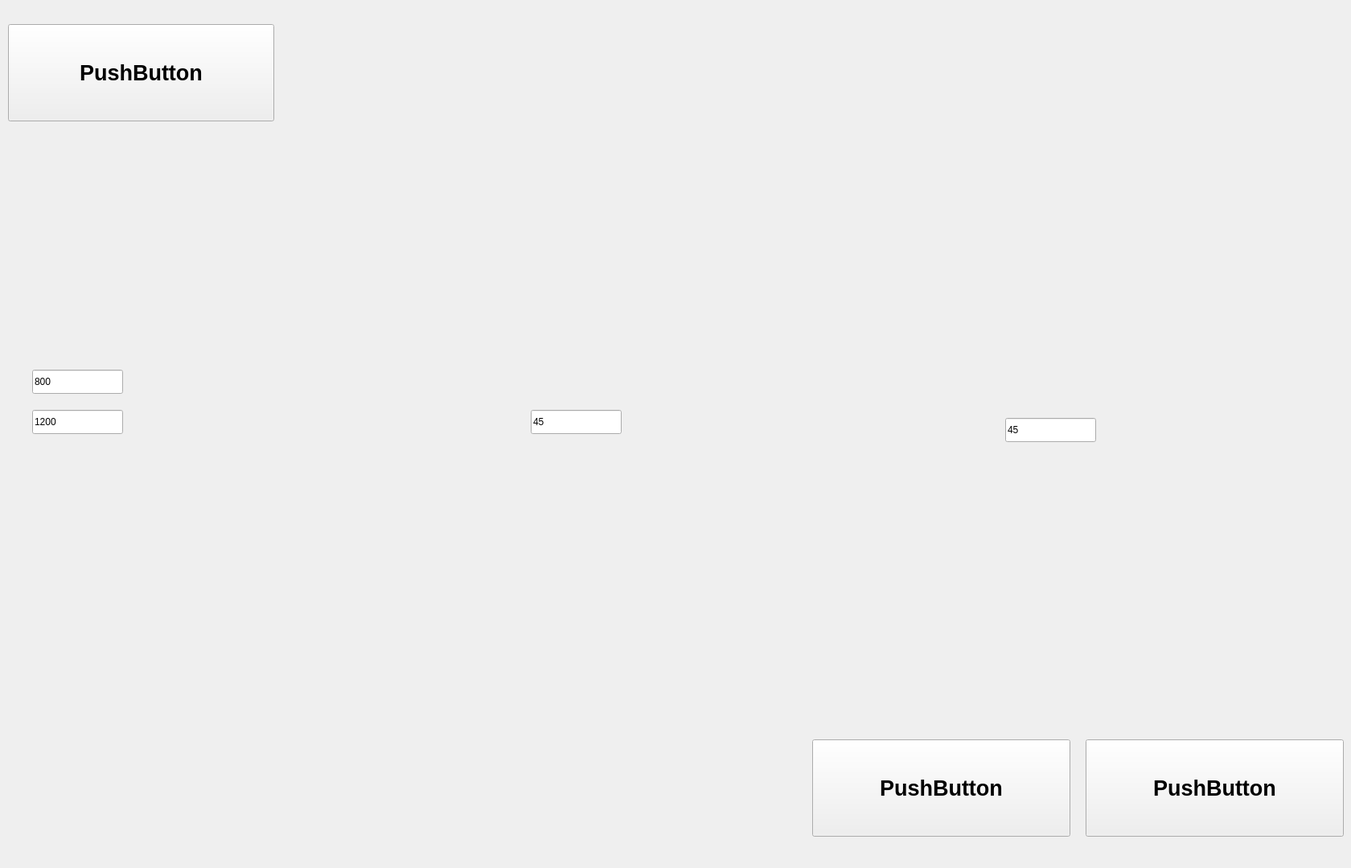
<?xml version="1.0" encoding="UTF-8"?>
<ui version="4.0">
 <class>MainWindow</class>
 <widget class="QMainWindow" name="MainWindow">
  <property name="geometry">
   <rect>
    <x>0</x>
    <y>0</y>
    <width>1680</width>
    <height>1080</height>
   </rect>
  </property>
  <property name="palette">
   <palette>
    <active>
     <colorrole role="WindowText">
      <brush brushstyle="SolidPattern">
       <color alpha="255">
        <red>0</red>
        <green>0</green>
        <blue>0</blue>
       </color>
      </brush>
     </colorrole>
     <colorrole role="Button">
      <brush brushstyle="SolidPattern">
       <color alpha="255">
        <red>255</red>
        <green>255</green>
        <blue>255</blue>
       </color>
      </brush>
     </colorrole>
     <colorrole role="Light">
      <brush brushstyle="SolidPattern">
       <color alpha="255">
        <red>255</red>
        <green>255</green>
        <blue>255</blue>
       </color>
      </brush>
     </colorrole>
     <colorrole role="Midlight">
      <brush brushstyle="SolidPattern">
       <color alpha="255">
        <red>255</red>
        <green>255</green>
        <blue>255</blue>
       </color>
      </brush>
     </colorrole>
     <colorrole role="Dark">
      <brush brushstyle="SolidPattern">
       <color alpha="255">
        <red>127</red>
        <green>127</green>
        <blue>127</blue>
       </color>
      </brush>
     </colorrole>
     <colorrole role="Mid">
      <brush brushstyle="SolidPattern">
       <color alpha="255">
        <red>170</red>
        <green>170</green>
        <blue>170</blue>
       </color>
      </brush>
     </colorrole>
     <colorrole role="Text">
      <brush brushstyle="SolidPattern">
       <color alpha="255">
        <red>0</red>
        <green>0</green>
        <blue>0</blue>
       </color>
      </brush>
     </colorrole>
     <colorrole role="BrightText">
      <brush brushstyle="SolidPattern">
       <color alpha="255">
        <red>255</red>
        <green>255</green>
        <blue>255</blue>
       </color>
      </brush>
     </colorrole>
     <colorrole role="ButtonText">
      <brush brushstyle="SolidPattern">
       <color alpha="255">
        <red>0</red>
        <green>0</green>
        <blue>0</blue>
       </color>
      </brush>
     </colorrole>
     <colorrole role="Base">
      <brush brushstyle="SolidPattern">
       <color alpha="255">
        <red>255</red>
        <green>255</green>
        <blue>255</blue>
       </color>
      </brush>
     </colorrole>
     <colorrole role="Window">
      <brush brushstyle="SolidPattern">
       <color alpha="255">
        <red>255</red>
        <green>255</green>
        <blue>255</blue>
       </color>
      </brush>
     </colorrole>
     <colorrole role="Shadow">
      <brush brushstyle="SolidPattern">
       <color alpha="255">
        <red>0</red>
        <green>0</green>
        <blue>0</blue>
       </color>
      </brush>
     </colorrole>
     <colorrole role="AlternateBase">
      <brush brushstyle="SolidPattern">
       <color alpha="255">
        <red>255</red>
        <green>255</green>
        <blue>255</blue>
       </color>
      </brush>
     </colorrole>
     <colorrole role="ToolTipBase">
      <brush brushstyle="SolidPattern">
       <color alpha="255">
        <red>255</red>
        <green>255</green>
        <blue>220</blue>
       </color>
      </brush>
     </colorrole>
     <colorrole role="ToolTipText">
      <brush brushstyle="SolidPattern">
       <color alpha="255">
        <red>0</red>
        <green>0</green>
        <blue>0</blue>
       </color>
      </brush>
     </colorrole>
     <colorrole role="PlaceholderText">
      <brush brushstyle="SolidPattern">
       <color alpha="127">
        <red>0</red>
        <green>0</green>
        <blue>0</blue>
       </color>
      </brush>
     </colorrole>
    </active>
    <inactive>
     <colorrole role="WindowText">
      <brush brushstyle="SolidPattern">
       <color alpha="255">
        <red>0</red>
        <green>0</green>
        <blue>0</blue>
       </color>
      </brush>
     </colorrole>
     <colorrole role="Button">
      <brush brushstyle="SolidPattern">
       <color alpha="255">
        <red>239</red>
        <green>239</green>
        <blue>239</blue>
       </color>
      </brush>
     </colorrole>
     <colorrole role="Light">
      <brush brushstyle="SolidPattern">
       <color alpha="255">
        <red>255</red>
        <green>255</green>
        <blue>255</blue>
       </color>
      </brush>
     </colorrole>
     <colorrole role="Midlight">
      <brush brushstyle="SolidPattern">
       <color alpha="255">
        <red>202</red>
        <green>202</green>
        <blue>202</blue>
       </color>
      </brush>
     </colorrole>
     <colorrole role="Dark">
      <brush brushstyle="SolidPattern">
       <color alpha="255">
        <red>159</red>
        <green>159</green>
        <blue>159</blue>
       </color>
      </brush>
     </colorrole>
     <colorrole role="Mid">
      <brush brushstyle="SolidPattern">
       <color alpha="255">
        <red>184</red>
        <green>184</green>
        <blue>184</blue>
       </color>
      </brush>
     </colorrole>
     <colorrole role="Text">
      <brush brushstyle="SolidPattern">
       <color alpha="255">
        <red>0</red>
        <green>0</green>
        <blue>0</blue>
       </color>
      </brush>
     </colorrole>
     <colorrole role="BrightText">
      <brush brushstyle="SolidPattern">
       <color alpha="255">
        <red>255</red>
        <green>255</green>
        <blue>255</blue>
       </color>
      </brush>
     </colorrole>
     <colorrole role="ButtonText">
      <brush brushstyle="SolidPattern">
       <color alpha="255">
        <red>0</red>
        <green>0</green>
        <blue>0</blue>
       </color>
      </brush>
     </colorrole>
     <colorrole role="Base">
      <brush brushstyle="SolidPattern">
       <color alpha="255">
        <red>255</red>
        <green>255</green>
        <blue>255</blue>
       </color>
      </brush>
     </colorrole>
     <colorrole role="Window">
      <brush brushstyle="SolidPattern">
       <color alpha="255">
        <red>239</red>
        <green>239</green>
        <blue>239</blue>
       </color>
      </brush>
     </colorrole>
     <colorrole role="Shadow">
      <brush brushstyle="SolidPattern">
       <color alpha="255">
        <red>118</red>
        <green>118</green>
        <blue>118</blue>
       </color>
      </brush>
     </colorrole>
     <colorrole role="AlternateBase">
      <brush brushstyle="SolidPattern">
       <color alpha="255">
        <red>247</red>
        <green>247</green>
        <blue>247</blue>
       </color>
      </brush>
     </colorrole>
     <colorrole role="ToolTipBase">
      <brush brushstyle="SolidPattern">
       <color alpha="255">
        <red>255</red>
        <green>255</green>
        <blue>220</blue>
       </color>
      </brush>
     </colorrole>
     <colorrole role="ToolTipText">
      <brush brushstyle="SolidPattern">
       <color alpha="255">
        <red>0</red>
        <green>0</green>
        <blue>0</blue>
       </color>
      </brush>
     </colorrole>
     <colorrole role="PlaceholderText">
      <brush brushstyle="SolidPattern">
       <color alpha="128">
        <red>0</red>
        <green>0</green>
        <blue>0</blue>
       </color>
      </brush>
     </colorrole>
    </inactive>
    <disabled>
     <colorrole role="WindowText">
      <brush brushstyle="SolidPattern">
       <color alpha="255">
        <red>127</red>
        <green>127</green>
        <blue>127</blue>
       </color>
      </brush>
     </colorrole>
     <colorrole role="Button">
      <brush brushstyle="SolidPattern">
       <color alpha="255">
        <red>255</red>
        <green>255</green>
        <blue>255</blue>
       </color>
      </brush>
     </colorrole>
     <colorrole role="Light">
      <brush brushstyle="SolidPattern">
       <color alpha="255">
        <red>255</red>
        <green>255</green>
        <blue>255</blue>
       </color>
      </brush>
     </colorrole>
     <colorrole role="Midlight">
      <brush brushstyle="SolidPattern">
       <color alpha="255">
        <red>255</red>
        <green>255</green>
        <blue>255</blue>
       </color>
      </brush>
     </colorrole>
     <colorrole role="Dark">
      <brush brushstyle="SolidPattern">
       <color alpha="255">
        <red>127</red>
        <green>127</green>
        <blue>127</blue>
       </color>
      </brush>
     </colorrole>
     <colorrole role="Mid">
      <brush brushstyle="SolidPattern">
       <color alpha="255">
        <red>170</red>
        <green>170</green>
        <blue>170</blue>
       </color>
      </brush>
     </colorrole>
     <colorrole role="Text">
      <brush brushstyle="SolidPattern">
       <color alpha="255">
        <red>127</red>
        <green>127</green>
        <blue>127</blue>
       </color>
      </brush>
     </colorrole>
     <colorrole role="BrightText">
      <brush brushstyle="SolidPattern">
       <color alpha="255">
        <red>255</red>
        <green>255</green>
        <blue>255</blue>
       </color>
      </brush>
     </colorrole>
     <colorrole role="ButtonText">
      <brush brushstyle="SolidPattern">
       <color alpha="255">
        <red>127</red>
        <green>127</green>
        <blue>127</blue>
       </color>
      </brush>
     </colorrole>
     <colorrole role="Base">
      <brush brushstyle="SolidPattern">
       <color alpha="255">
        <red>255</red>
        <green>255</green>
        <blue>255</blue>
       </color>
      </brush>
     </colorrole>
     <colorrole role="Window">
      <brush brushstyle="SolidPattern">
       <color alpha="255">
        <red>255</red>
        <green>255</green>
        <blue>255</blue>
       </color>
      </brush>
     </colorrole>
     <colorrole role="Shadow">
      <brush brushstyle="SolidPattern">
       <color alpha="255">
        <red>177</red>
        <green>177</green>
        <blue>177</blue>
       </color>
      </brush>
     </colorrole>
     <colorrole role="AlternateBase">
      <brush brushstyle="SolidPattern">
       <color alpha="255">
        <red>247</red>
        <green>247</green>
        <blue>247</blue>
       </color>
      </brush>
     </colorrole>
     <colorrole role="ToolTipBase">
      <brush brushstyle="SolidPattern">
       <color alpha="255">
        <red>255</red>
        <green>255</green>
        <blue>220</blue>
       </color>
      </brush>
     </colorrole>
     <colorrole role="ToolTipText">
      <brush brushstyle="SolidPattern">
       <color alpha="255">
        <red>0</red>
        <green>0</green>
        <blue>0</blue>
       </color>
      </brush>
     </colorrole>
     <colorrole role="PlaceholderText">
      <brush brushstyle="SolidPattern">
       <color alpha="128">
        <red>0</red>
        <green>0</green>
        <blue>0</blue>
       </color>
      </brush>
     </colorrole>
    </disabled>
   </palette>
  </property>
  <property name="font">
   <font>
    <kerning>true</kerning>
   </font>
  </property>
  <property name="windowTitle">
   <string>MainWindow</string>
  </property>
  <property name="styleSheet">
   <string notr="true"/>
  </property>
  <property name="dockOptions">
   <set>QMainWindow::AllowTabbedDocks|QMainWindow::AnimatedDocks</set>
  </property>
  <widget class="QWidget" name="centralwidget">
   <widget class="QPushButton" name="pushButton_cancel">
    <property name="geometry">
     <rect>
      <x>1350</x>
      <y>920</y>
      <width>321</width>
      <height>121</height>
     </rect>
    </property>
    <property name="palette">
     <palette>
      <active>
       <colorrole role="Button">
        <brush brushstyle="SolidPattern">
         <color alpha="255">
          <red>219</red>
          <green>253</green>
          <blue>255</blue>
         </color>
        </brush>
       </colorrole>
      </active>
      <inactive>
       <colorrole role="Button">
        <brush brushstyle="SolidPattern">
         <color alpha="255">
          <red>239</red>
          <green>239</green>
          <blue>239</blue>
         </color>
        </brush>
       </colorrole>
      </inactive>
      <disabled>
       <colorrole role="Button">
        <brush brushstyle="SolidPattern">
         <color alpha="255">
          <red>219</red>
          <green>253</green>
          <blue>255</blue>
         </color>
        </brush>
       </colorrole>
      </disabled>
     </palette>
    </property>
    <property name="font">
     <font>
      <pointsize>20</pointsize>
      <weight>75</weight>
      <bold>true</bold>
      <kerning>true</kerning>
     </font>
    </property>
    <property name="text">
     <string>PushButton</string>
    </property>
   </widget>
   <widget class="QPushButton" name="pushButton_exit">
    <property name="geometry">
     <rect>
      <x>1010</x>
      <y>920</y>
      <width>321</width>
      <height>121</height>
     </rect>
    </property>
    <property name="palette">
     <palette>
      <active>
       <colorrole role="Button">
        <brush brushstyle="SolidPattern">
         <color alpha="255">
          <red>219</red>
          <green>253</green>
          <blue>255</blue>
         </color>
        </brush>
       </colorrole>
      </active>
      <inactive>
       <colorrole role="Button">
        <brush brushstyle="SolidPattern">
         <color alpha="255">
          <red>239</red>
          <green>239</green>
          <blue>239</blue>
         </color>
        </brush>
       </colorrole>
      </inactive>
      <disabled>
       <colorrole role="Button">
        <brush brushstyle="SolidPattern">
         <color alpha="255">
          <red>219</red>
          <green>253</green>
          <blue>255</blue>
         </color>
        </brush>
       </colorrole>
      </disabled>
     </palette>
    </property>
    <property name="font">
     <font>
      <pointsize>20</pointsize>
      <weight>75</weight>
      <bold>true</bold>
      <kerning>true</kerning>
     </font>
    </property>
    <property name="text">
     <string>PushButton</string>
    </property>
   </widget>
   <widget class="QPushButton" name="pushButton_iotest">
    <property name="geometry">
     <rect>
      <x>10</x>
      <y>30</y>
      <width>331</width>
      <height>121</height>
     </rect>
    </property>
    <property name="font">
     <font>
      <pointsize>20</pointsize>
      <weight>75</weight>
      <bold>true</bold>
      <kerning>true</kerning>
     </font>
    </property>
    <property name="text">
     <string>PushButton</string>
    </property>
    <property name="flat">
     <bool>false</bool>
    </property>
   </widget>
   <widget class="QLabel" name="label_2">
    <property name="geometry">
     <rect>
      <x>30</x>
      <y>560</y>
      <width>401</width>
      <height>291</height>
     </rect>
    </property>
    <property name="text">
     <string/>
    </property>
    <property name="pixmap">
     <pixmap>../pallet1.png</pixmap>
    </property>
    <property name="scaledContents">
     <bool>true</bool>
    </property>
   </widget>
   <widget class="QLabel" name="label_3">
    <property name="geometry">
     <rect>
      <x>650</x>
      <y>560</y>
      <width>401</width>
      <height>291</height>
     </rect>
    </property>
    <property name="text">
     <string/>
    </property>
    <property name="pixmap">
     <pixmap>../pallet2.png</pixmap>
    </property>
    <property name="scaledContents">
     <bool>true</bool>
    </property>
   </widget>
   <widget class="QLabel" name="label_4">
    <property name="geometry">
     <rect>
      <x>1240</x>
      <y>560</y>
      <width>401</width>
      <height>291</height>
     </rect>
    </property>
    <property name="text">
     <string/>
    </property>
    <property name="pixmap">
     <pixmap>../pallet3.png</pixmap>
    </property>
    <property name="scaledContents">
     <bool>true</bool>
    </property>
   </widget>
   <widget class="QLineEdit" name="lineEdit">
    <property name="geometry">
     <rect>
      <x>40</x>
      <y>510</y>
      <width>113</width>
      <height>30</height>
     </rect>
    </property>
    <property name="text">
     <string>1200</string>
    </property>
   </widget>
   <widget class="QLineEdit" name="lineEdit_2">
    <property name="geometry">
     <rect>
      <x>40</x>
      <y>460</y>
      <width>113</width>
      <height>30</height>
     </rect>
    </property>
    <property name="text">
     <string>800</string>
    </property>
   </widget>
   <widget class="QLineEdit" name="lineEdit_3">
    <property name="geometry">
     <rect>
      <x>660</x>
      <y>510</y>
      <width>113</width>
      <height>30</height>
     </rect>
    </property>
    <property name="text">
     <string>45</string>
    </property>
   </widget>
   <widget class="QLineEdit" name="lineEdit_4">
    <property name="geometry">
     <rect>
      <x>1250</x>
      <y>520</y>
      <width>113</width>
      <height>30</height>
     </rect>
    </property>
    <property name="text">
     <string>45</string>
    </property>
   </widget>
  </widget>
 </widget>
 <resources/>
 <connections/>
</ui>
